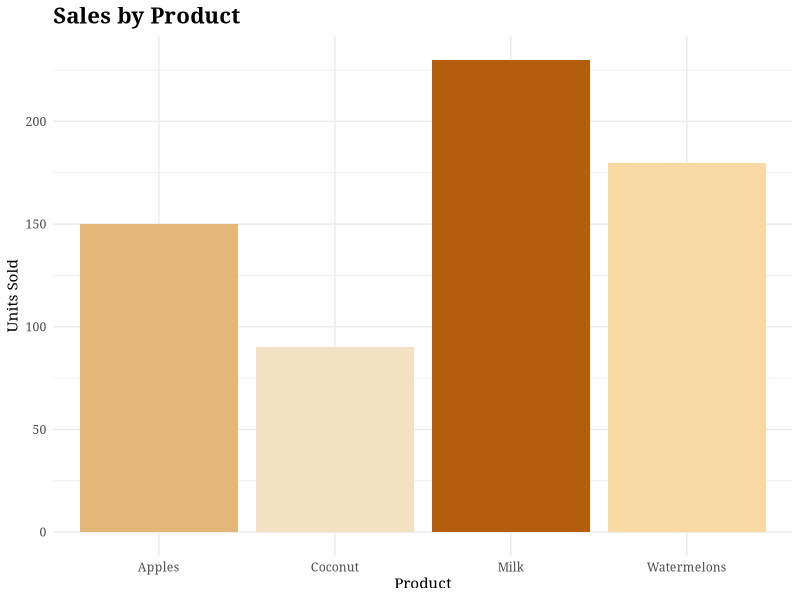
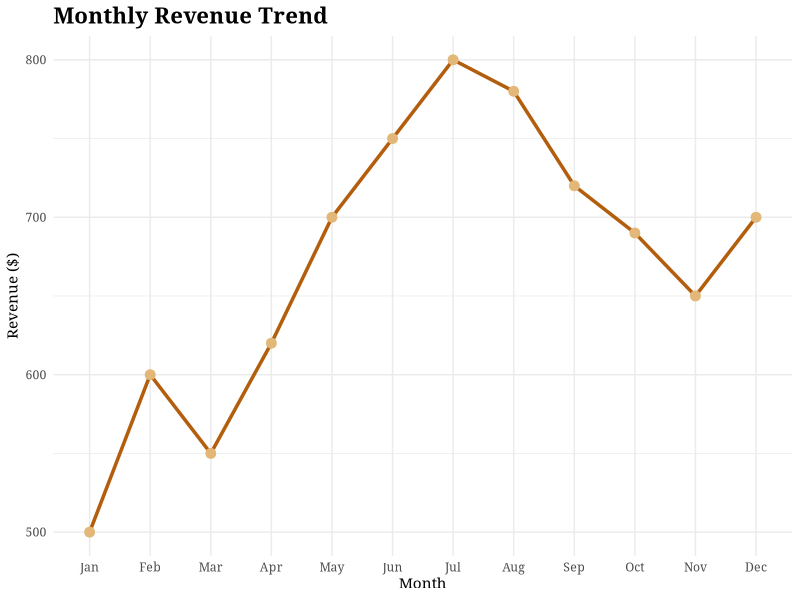

The R script that drew these images, in order:
## ---- chunk 1
library(ggplot2)

# Example of sales data
products <- c("Apples", "Milk", "Watermelons", "Coconut")
sales <- c(150, 230, 180, 90)
df <- data.frame(products, sales)

# Bar chart
ggplot(df, aes(x=products, y=sales, fill=products)) +
  geom_bar(stat="identity") +
  scale_fill_manual(values=c("#e3b778", "#f4e1c1", "#b35e0d", "#f7d9a1")) +
  theme_minimal(base_family = "Georgia") +
  labs(title="Sales by Product", x="Product", y="Units Sold") +
  theme(legend.position = "none", plot.title = element_text(size=16, face="bold"))

# Dummy monthly revenue

months <- factor(month.abb, levels=month.abb)
revenue <- c(500, 600, 550, 620, 700, 750, 800, 780, 720, 690, 650, 700)
df2 <- data.frame(months, revenue)

# Line chart

ggplot(df2, aes(x=months, y=revenue, group=1)) +
geom_line(color="#b35e0d", size=1.2) +
geom_point(color="#e3b778", size=3) +
theme_minimal(base_family = "Georgia") +
labs(title="Monthly Revenue Trend", x="Month", y="Revenue ($)") +
theme(plot.title = element_text(size=16, face="bold"))
